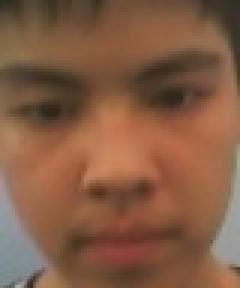
#> input picture idk.jpg, 80 x 96 px (shown 3 times larger)
$ python iiii.py
#> lines starting #> are read from the running program, lines starting #| are printed output that depends on the picture; long printed decimals are rounded
import numpy as np
import cv2, math, time
from scipy import ndimage as ndi
#from matplotlib import pyplot
from skimage import feature, exposure, filters

img = cv2.imread('idk.jpg', 0)
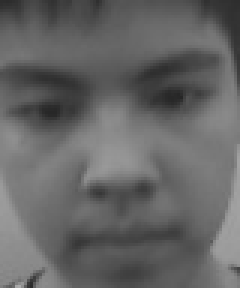
#> img: shape (96, 80) (shown 3 times larger); min 38, max 170, mean 101.2
img = filters.sobel(img)
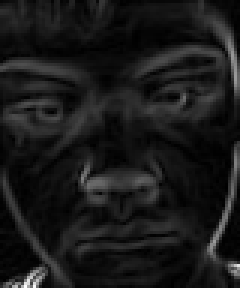
#> img: shape (96, 80) float64 (shown 3 times larger); min 0, max 0.246, mean 0.025; drawn with min black and max white
cv2.imshow('Test', img)
k = cv2.waitKey(0)
#> (key Esc is pressed here)
out= feature.hog(img, visualise = False, feature_vector = True)
#> out = 6480 values, max 0.397 at index 4473, min 0 at index 35, mean 0.0789
for i in out:
    print(i)
#> this loop made 6480 passes
#> i on passes 1 to 3: 0.126, 0.00387, 0.0185
#| 0.126
#| 0.00387
#| 0.01848
#| 0.07912
#| 0.1753
#| 0.0482
#| 0.07394
#| 0.06284
#> (further printed lines are left out)
cv2.imwrite('idkk.jpg', img)
cv2.destroyAllWindows()
